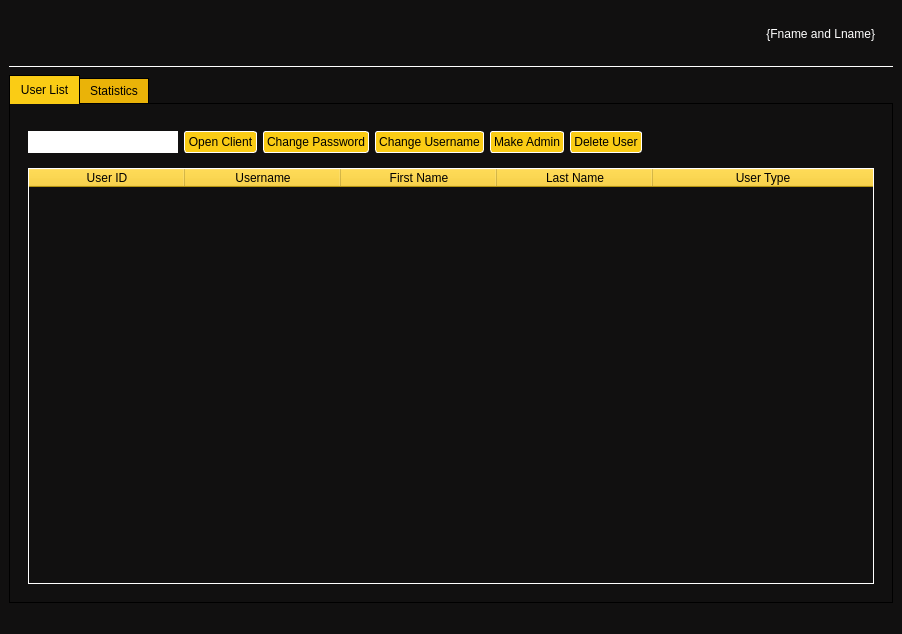
<?xml version="1.0" encoding="UTF-8"?>
<ui version="4.0">
 <class>AdminPanel</class>
 <widget class="QMainWindow" name="AdminPanel">
  <property name="geometry">
   <rect>
    <x>0</x>
    <y>0</y>
    <width>842</width>
    <height>634</height>
   </rect>
  </property>
  <property name="windowTitle">
   <string>Admin Panel - PowerWatch</string>
  </property>
  <property name="windowIcon">
   <iconset resource="../images/ui.qrc">
    <normaloff>:/svg/powerwatch_logo.svg</normaloff>:/svg/powerwatch_logo.svg</iconset>
  </property>
  <property name="styleSheet">
   <string notr="true">* {
background-color: #111010;
color: white;
}</string>
  </property>
  <widget class="QWidget" name="centralwidget">
   <property name="styleSheet">
    <string notr="true">QTabBar {
color: black;
}
QTabBar::tab {
background-color:#eab308;
}
QTabBar::tab:selected {
background-color: #facc15;
}
QTabBar::tab:hover:!selected {
background-color: #eab308;
}
QTabWidget::pane {
    border: 1px solid black;
}

QTabWidget::tab-bar:top {
    top: 1px;
}

QTabWidget::tab-bar:bottom {
    bottom: 1px;
}

QTabWidget::tab-bar:left {
    right: 1px;
}

QTabWidget::tab-bar:right {
    left: 1px;
}

QTabBar::tab {
    border: 1px solid black;
}

QTabBar::tab:top:!selected {
    margin-top: 3px;
}

QTabBar::tab:bottom:!selected {
    margin-bottom: 3px;
}

QTabBar::tab:top, QTabBar::tab:bottom {
    min-width: 8ex;
    margin-right: -1px;
    padding: 5px 10px 5px 10px;
}

QTabBar::tab:top:selected {
    border-bottom-color: none;
}

QTabBar::tab:bottom:selected {
    border-top-color: none;
}

QTabBar::tab:top:last, QTabBar::tab:bottom:last,
QTabBar::tab:top:only-one, QTabBar::tab:bottom:only-one {
    margin-right: 0;
}

QTabBar::tab:left:!selected {
    margin-right: 3px;
}

QTabBar::tab:right:!selected {
    margin-left: 3px;
}

QTabBar::tab:left, QTabBar::tab:right {
    min-height: 8ex;
    margin-bottom: -1px;
    padding: 10px 5px 10px 5px;
}

QTabBar::tab:left:selected {
    border-left-color: none;
}

QTabBar::tab:right:selected {
    border-right-color: none;
}

QTabBar::tab:left:last, QTabBar::tab:right:last,
QTabBar::tab:left:only-one, QTabBar::tab:right:only-one {
    margin-bottom: 0;
}

QPushButton { 
padding: 3px;
border-color: white;
border: 1px solid white;
color: black;
background-color: white;

}

QPushButton:enabled {
  background-color: #facc15; /* Yellow shade */
  color: black; /* Text color */
border-radius: 3px;
}

QPushButton:pressed {
	background-color: #facc15;
		color: #000000;
}


QPushButton:hover:!pressed {
		background-color: #eab308;
}

QPushButton:disabled {
		background-color: grey;
}

QComboBox {
    border: 1px solid gray;
    border-radius: 3px;
    padding: 1px 18px 1px 3px;
    min-width: 6em;
}
QComboBox QAbstractItemView {
    border: 2px solid darkgray;
	background-color: black;
    selection-background-color: grey;
	color: white;
}
QDateEdit {
	background-color: black;
	color: white;
    border: 1px solid gray;
    border-radius: 3px;
}
QDateEdit::up-button, QDateEdit::down-button {
subcontrol-origin: padding;
}
QDateEdit::up-button {
subcontrol-position: top right;
}
QDateEdit::down-button {
subcontrol-position: bottom right;
}
QDoubleSpinBox {
	background-color: black;
	color: white;
    border: 1px solid gray;
    border-radius: 3px;
}
QDoubleSpinBox::up-button, QDoubleSpinBox::down-button {
	subcontrol-origin: padding;
}
QDoubleSpinBox::up-button {
	subcontrol-position: top right;
}
QDoubleSpinBox::down-button {
	subcontrol-position: bottom right;
}

QHeaderView::section
{
	background-color:#facc15;
	color: black;
	border-color: white;
}

QTableWidget {
	border: 1px solid white;
	color:white;
}

QTableView::item {
border: 1px solid white;
}

QTableView::item::selected {
	border-top: 1px solid #facc15;
	border-bottom: 1px solid #facc15;
}
QScrollBar {
background-color: #facc15;
}
QLineEdit {
padding: 3px;
color: black;
background-color: white;
}</string>
   </property>
   <layout class="QVBoxLayout" name="verticalLayout">
    <item>
     <widget class="QFrame" name="frameHeader">
      <property name="sizePolicy">
       <sizepolicy hsizetype="Preferred" vsizetype="Maximum">
        <horstretch>0</horstretch>
        <verstretch>0</verstretch>
       </sizepolicy>
      </property>
      <property name="frameShadow">
       <enum>QFrame::Raised</enum>
      </property>
      <layout class="QFormLayout" name="formLayout">
       <property name="formAlignment">
        <set>Qt::AlignLeading|Qt::AlignLeft|Qt::AlignVCenter</set>
       </property>
       <item row="0" column="0">
        <widget class="QWidget" name="widgetHeader" native="true">
         <layout class="QHBoxLayout" name="horizontalLayout_2">
          <item>
           <widget class="QLabel" name="labelLogo">
            <property name="maximumSize">
             <size>
              <width>50</width>
              <height>50</height>
             </size>
            </property>
            <property name="text">
             <string/>
            </property>
            <property name="pixmap">
             <pixmap resource="../images/ui.qrc">:/svg/powerwatch_logo.svg</pixmap>
            </property>
            <property name="scaledContents">
             <bool>true</bool>
            </property>
            <property name="alignment">
             <set>Qt::AlignCenter</set>
            </property>
           </widget>
          </item>
         </layout>
        </widget>
       </item>
       <item row="0" column="1">
        <widget class="QFrame" name="frameHeader_Name">
         <property name="frameShadow">
          <enum>QFrame::Raised</enum>
         </property>
         <layout class="QHBoxLayout" name="horizontalLayout">
          <item>
           <widget class="QLabel" name="labelHeader_FNameandLnameDynamic">
            <property name="text">
             <string>{Fname and Lname}</string>
            </property>
            <property name="alignment">
             <set>Qt::AlignRight|Qt::AlignTrailing|Qt::AlignVCenter</set>
            </property>
           </widget>
          </item>
         </layout>
        </widget>
       </item>
      </layout>
     </widget>
    </item>
    <item>
     <widget class="Line" name="line">
      <property name="frameShadow">
       <enum>QFrame::Plain</enum>
      </property>
      <property name="orientation">
       <enum>Qt::Horizontal</enum>
      </property>
     </widget>
    </item>
    <item>
     <widget class="QTabWidget" name="tabWidget">
      <property name="currentIndex">
       <number>0</number>
      </property>
      <widget class="QWidget" name="tabUserList">
       <attribute name="title">
        <string>User List</string>
       </attribute>
       <layout class="QGridLayout" name="gridLayout">
        <item row="0" column="0">
         <widget class="QFrame" name="frameUserList">
          <property name="frameShadow">
           <enum>QFrame::Raised</enum>
          </property>
          <layout class="QVBoxLayout" name="verticalLayout_3">
           <item alignment="Qt::AlignLeft">
            <widget class="QFrame" name="frameHorizontalUserList">
             <property name="frameShadow">
              <enum>QFrame::Raised</enum>
             </property>
             <layout class="QHBoxLayout" name="horizontalLayout_3">
              <property name="leftMargin">
               <number>0</number>
              </property>
              <item>
               <widget class="QLineEdit" name="inputUserList_Username">
                <property name="minimumSize">
                 <size>
                  <width>150</width>
                  <height>0</height>
                 </size>
                </property>
                <property name="frame">
                 <bool>false</bool>
                </property>
               </widget>
              </item>
              <item>
               <widget class="QPushButton" name="btnUserList_OpenClient">
                <property name="text">
                 <string>Open Client</string>
                </property>
               </widget>
              </item>
              <item>
               <widget class="QPushButton" name="btnUserLIst_ChangePassword">
                <property name="text">
                 <string>Change Password</string>
                </property>
               </widget>
              </item>
              <item>
               <widget class="QPushButton" name="btnUserList_ChangeUsername">
                <property name="text">
                 <string>Change Username</string>
                </property>
               </widget>
              </item>
              <item>
               <widget class="QPushButton" name="btnUserList_MakeAdmin">
                <property name="text">
                 <string>Make Admin</string>
                </property>
               </widget>
              </item>
              <item>
               <widget class="QPushButton" name="btnUserList_DeleteUser">
                <property name="text">
                 <string>Delete User</string>
                </property>
               </widget>
              </item>
             </layout>
            </widget>
           </item>
           <item alignment="Qt::AlignHCenter">
            <widget class="QTableWidget" name="tableUserList">
             <property name="sizePolicy">
              <sizepolicy hsizetype="Minimum" vsizetype="Expanding">
               <horstretch>0</horstretch>
               <verstretch>0</verstretch>
              </sizepolicy>
             </property>
             <property name="styleSheet">
              <string notr="true"/>
             </property>
             <property name="frameShadow">
              <enum>QFrame::Plain</enum>
             </property>
             <property name="lineWidth">
              <number>5</number>
             </property>
             <property name="sizeAdjustPolicy">
              <enum>QAbstractScrollArea::AdjustToContents</enum>
             </property>
             <property name="editTriggers">
              <set>QAbstractItemView::NoEditTriggers</set>
             </property>
             <property name="selectionBehavior">
              <enum>QAbstractItemView::SelectRows</enum>
             </property>
             <property name="verticalScrollMode">
              <enum>QAbstractItemView::ScrollPerPixel</enum>
             </property>
             <property name="horizontalScrollMode">
              <enum>QAbstractItemView::ScrollPerPixel</enum>
             </property>
             <property name="sortingEnabled">
              <bool>false</bool>
             </property>
             <attribute name="horizontalHeaderDefaultSectionSize">
              <number>156</number>
             </attribute>
             <attribute name="horizontalHeaderHighlightSections">
              <bool>false</bool>
             </attribute>
             <attribute name="horizontalHeaderStretchLastSection">
              <bool>true</bool>
             </attribute>
             <attribute name="verticalHeaderVisible">
              <bool>false</bool>
             </attribute>
             <column>
              <property name="text">
               <string>User ID</string>
              </property>
             </column>
             <column>
              <property name="text">
               <string>Username</string>
              </property>
             </column>
             <column>
              <property name="text">
               <string>First Name</string>
              </property>
             </column>
             <column>
              <property name="text">
               <string>Last Name</string>
              </property>
             </column>
             <column>
              <property name="text">
               <string>User Type</string>
              </property>
             </column>
            </widget>
           </item>
          </layout>
         </widget>
        </item>
       </layout>
      </widget>
      <widget class="QWidget" name="tabStatistics">
       <attribute name="title">
        <string>Statistics</string>
       </attribute>
       <layout class="QVBoxLayout" name="verticalLayout_2">
        <item>
         <widget class="QFrame" name="frameMonthlyEnergyConsumptionStatistics">
          <property name="frameShadow">
           <enum>QFrame::Raised</enum>
          </property>
          <layout class="QVBoxLayout" name="verticalLayout_19">
           <item>
            <widget class="QLabel" name="labelMonthlyEnergyConsumptionStatistics">
             <property name="font">
              <font>
               <weight>75</weight>
               <bold>true</bold>
              </font>
             </property>
             <property name="text">
              <string>Monthly Energy Consumption Statistics</string>
             </property>
             <property name="alignment">
              <set>Qt::AlignCenter</set>
             </property>
            </widget>
           </item>
           <item>
            <widget class="QFrame" name="frameHorizontalMonthlyEnergyConsumptionStatistics">
             <property name="frameShadow">
              <enum>QFrame::Raised</enum>
             </property>
             <layout class="QHBoxLayout" name="horizontalLayout_8">
              <property name="bottomMargin">
               <number>0</number>
              </property>
              <item alignment="Qt::AlignHCenter">
               <widget class="QFrame" name="formMonthlyEnergyConsumptionStatistics">
                <property name="frameShadow">
                 <enum>QFrame::Raised</enum>
                </property>
                <layout class="QFormLayout" name="formLayout_13">
                 <property name="labelAlignment">
                  <set>Qt::AlignRight|Qt::AlignTrailing|Qt::AlignVCenter</set>
                 </property>
                 <item row="0" column="0">
                  <widget class="QLabel" name="labelMonthlyEnergyConsumptionStatistics_MeterType">
                   <property name="text">
                    <string>Meter Type</string>
                   </property>
                  </widget>
                 </item>
                 <item row="0" column="1">
                  <widget class="QComboBox" name="comboMonthlyEnergyConsumptionStatistics_MeterType">
                   <property name="palette">
                    <palette>
                     <active>
                      <colorrole role="WindowText">
                       <brush brushstyle="SolidPattern">
                        <color alpha="255">
                         <red>255</red>
                         <green>255</green>
                         <blue>255</blue>
                        </color>
                       </brush>
                      </colorrole>
                      <colorrole role="Button">
                       <brush brushstyle="SolidPattern">
                        <color alpha="255">
                         <red>17</red>
                         <green>16</green>
                         <blue>16</blue>
                        </color>
                       </brush>
                      </colorrole>
                      <colorrole role="Text">
                       <brush brushstyle="SolidPattern">
                        <color alpha="255">
                         <red>255</red>
                         <green>255</green>
                         <blue>255</blue>
                        </color>
                       </brush>
                      </colorrole>
                      <colorrole role="ButtonText">
                       <brush brushstyle="SolidPattern">
                        <color alpha="255">
                         <red>255</red>
                         <green>255</green>
                         <blue>255</blue>
                        </color>
                       </brush>
                      </colorrole>
                      <colorrole role="Base">
                       <brush brushstyle="SolidPattern">
                        <color alpha="255">
                         <red>17</red>
                         <green>16</green>
                         <blue>16</blue>
                        </color>
                       </brush>
                      </colorrole>
                      <colorrole role="Window">
                       <brush brushstyle="SolidPattern">
                        <color alpha="255">
                         <red>17</red>
                         <green>16</green>
                         <blue>16</blue>
                        </color>
                       </brush>
                      </colorrole>
                      <colorrole role="Highlight">
                       <brush brushstyle="SolidPattern">
                        <color alpha="255">
                         <red>250</red>
                         <green>204</green>
                         <blue>21</blue>
                        </color>
                       </brush>
                      </colorrole>
                     </active>
                     <inactive>
                      <colorrole role="WindowText">
                       <brush brushstyle="SolidPattern">
                        <color alpha="255">
                         <red>255</red>
                         <green>255</green>
                         <blue>255</blue>
                        </color>
                       </brush>
                      </colorrole>
                      <colorrole role="Button">
                       <brush brushstyle="SolidPattern">
                        <color alpha="255">
                         <red>17</red>
                         <green>16</green>
                         <blue>16</blue>
                        </color>
                       </brush>
                      </colorrole>
                      <colorrole role="Text">
                       <brush brushstyle="SolidPattern">
                        <color alpha="255">
                         <red>255</red>
                         <green>255</green>
                         <blue>255</blue>
                        </color>
                       </brush>
                      </colorrole>
                      <colorrole role="ButtonText">
                       <brush brushstyle="SolidPattern">
                        <color alpha="255">
                         <red>255</red>
                         <green>255</green>
                         <blue>255</blue>
                        </color>
                       </brush>
                      </colorrole>
                      <colorrole role="Base">
                       <brush brushstyle="SolidPattern">
                        <color alpha="255">
                         <red>17</red>
                         <green>16</green>
                         <blue>16</blue>
                        </color>
                       </brush>
                      </colorrole>
                      <colorrole role="Window">
                       <brush brushstyle="SolidPattern">
                        <color alpha="255">
                         <red>17</red>
                         <green>16</green>
                         <blue>16</blue>
                        </color>
                       </brush>
                      </colorrole>
                      <colorrole role="Highlight">
                       <brush brushstyle="SolidPattern">
                        <color alpha="255">
                         <red>250</red>
                         <green>204</green>
                         <blue>21</blue>
                        </color>
                       </brush>
                      </colorrole>
                     </inactive>
                     <disabled>
                      <colorrole role="WindowText">
                       <brush brushstyle="SolidPattern">
                        <color alpha="255">
                         <red>255</red>
                         <green>255</green>
                         <blue>255</blue>
                        </color>
                       </brush>
                      </colorrole>
                      <colorrole role="Button">
                       <brush brushstyle="SolidPattern">
                        <color alpha="255">
                         <red>17</red>
                         <green>16</green>
                         <blue>16</blue>
                        </color>
                       </brush>
                      </colorrole>
                      <colorrole role="Text">
                       <brush brushstyle="SolidPattern">
                        <color alpha="255">
                         <red>255</red>
                         <green>255</green>
                         <blue>255</blue>
                        </color>
                       </brush>
                      </colorrole>
                      <colorrole role="ButtonText">
                       <brush brushstyle="SolidPattern">
                        <color alpha="255">
                         <red>255</red>
                         <green>255</green>
                         <blue>255</blue>
                        </color>
                       </brush>
                      </colorrole>
                      <colorrole role="Base">
                       <brush brushstyle="SolidPattern">
                        <color alpha="255">
                         <red>17</red>
                         <green>16</green>
                         <blue>16</blue>
                        </color>
                       </brush>
                      </colorrole>
                      <colorrole role="Window">
                       <brush brushstyle="SolidPattern">
                        <color alpha="255">
                         <red>17</red>
                         <green>16</green>
                         <blue>16</blue>
                        </color>
                       </brush>
                      </colorrole>
                      <colorrole role="Highlight">
                       <brush brushstyle="SolidPattern">
                        <color alpha="255">
                         <red>0</red>
                         <green>120</green>
                         <blue>215</blue>
                        </color>
                       </brush>
                      </colorrole>
                     </disabled>
                    </palette>
                   </property>
                   <property name="autoFillBackground">
                    <bool>false</bool>
                   </property>
                   <property name="frame">
                    <bool>false</bool>
                   </property>
                  </widget>
                 </item>
                 <item row="1" column="0">
                  <widget class="QLabel" name="labelMonthlyEnergyConsumptionStatistics_Month">
                   <property name="text">
                    <string>Month</string>
                   </property>
                  </widget>
                 </item>
                 <item row="1" column="1">
                  <widget class="QComboBox" name="comboMonthlyEnergyConsumptionStatistics_Month"/>
                 </item>
                 <item row="2" column="0">
                  <widget class="QLabel" name="labelMonthlyEnergyConsumptionStatistics_GraphType">
                   <property name="text">
                    <string>Graph Type</string>
                   </property>
                  </widget>
                 </item>
                 <item row="2" column="1">
                  <widget class="QComboBox" name="comboMonthlyEnergyConsumptionStatistics_GraphType">
                   <item>
                    <property name="text">
                     <string>Bar Graph</string>
                    </property>
                   </item>
                   <item>
                    <property name="text">
                     <string>Pie Chart</string>
                    </property>
                   </item>
                  </widget>
                 </item>
                </layout>
               </widget>
              </item>
              <item>
               <widget class="QGraphicsView" name="graphicsMonthlyEnergyConsumptionStatistics">
                <property name="verticalScrollBarPolicy">
                 <enum>Qt::ScrollBarAlwaysOff</enum>
                </property>
                <property name="horizontalScrollBarPolicy">
                 <enum>Qt::ScrollBarAlwaysOff</enum>
                </property>
               </widget>
              </item>
             </layout>
            </widget>
           </item>
          </layout>
         </widget>
        </item>
        <item>
         <widget class="QFrame" name="frameTotalEnergyConsumptionStatistics">
          <property name="frameShadow">
           <enum>QFrame::Raised</enum>
          </property>
          <layout class="QVBoxLayout" name="verticalLayout_20">
           <item>
            <widget class="QLabel" name="labelTotalEnergyConsumptionStatistics">
             <property name="font">
              <font>
               <weight>75</weight>
               <bold>true</bold>
              </font>
             </property>
             <property name="text">
              <string>Total Energy Consumption Statistics</string>
             </property>
             <property name="alignment">
              <set>Qt::AlignCenter</set>
             </property>
            </widget>
           </item>
           <item>
            <widget class="QFrame" name="frameHorizontalTotalEnergyConsumptionStatistics">
             <property name="frameShadow">
              <enum>QFrame::Raised</enum>
             </property>
             <layout class="QHBoxLayout" name="horizontalLayout_9">
              <property name="bottomMargin">
               <number>0</number>
              </property>
              <item alignment="Qt::AlignHCenter">
               <widget class="QFrame" name="formTotalEnergyConsumptionStatistics">
                <property name="frameShadow">
                 <enum>QFrame::Raised</enum>
                </property>
                <layout class="QFormLayout" name="formLayout_14">
                 <property name="labelAlignment">
                  <set>Qt::AlignRight|Qt::AlignTrailing|Qt::AlignVCenter</set>
                 </property>
                 <item row="0" column="0">
                  <widget class="QLabel" name="labelTotalEnergyConsumptionStatistics_MeterType">
                   <property name="text">
                    <string>Meter Type</string>
                   </property>
                  </widget>
                 </item>
                 <item row="0" column="1">
                  <widget class="QComboBox" name="comboTotalEnergyConsumptionStatistics_MeterType">
                   <property name="palette">
                    <palette>
                     <active>
                      <colorrole role="WindowText">
                       <brush brushstyle="SolidPattern">
                        <color alpha="255">
                         <red>255</red>
                         <green>255</green>
                         <blue>255</blue>
                        </color>
                       </brush>
                      </colorrole>
                      <colorrole role="Button">
                       <brush brushstyle="SolidPattern">
                        <color alpha="255">
                         <red>17</red>
                         <green>16</green>
                         <blue>16</blue>
                        </color>
                       </brush>
                      </colorrole>
                      <colorrole role="Text">
                       <brush brushstyle="SolidPattern">
                        <color alpha="255">
                         <red>255</red>
                         <green>255</green>
                         <blue>255</blue>
                        </color>
                       </brush>
                      </colorrole>
                      <colorrole role="ButtonText">
                       <brush brushstyle="SolidPattern">
                        <color alpha="255">
                         <red>255</red>
                         <green>255</green>
                         <blue>255</blue>
                        </color>
                       </brush>
                      </colorrole>
                      <colorrole role="Base">
                       <brush brushstyle="SolidPattern">
                        <color alpha="255">
                         <red>17</red>
                         <green>16</green>
                         <blue>16</blue>
                        </color>
                       </brush>
                      </colorrole>
                      <colorrole role="Window">
                       <brush brushstyle="SolidPattern">
                        <color alpha="255">
                         <red>17</red>
                         <green>16</green>
                         <blue>16</blue>
                        </color>
                       </brush>
                      </colorrole>
                      <colorrole role="Highlight">
                       <brush brushstyle="SolidPattern">
                        <color alpha="255">
                         <red>250</red>
                         <green>204</green>
                         <blue>21</blue>
                        </color>
                       </brush>
                      </colorrole>
                     </active>
                     <inactive>
                      <colorrole role="WindowText">
                       <brush brushstyle="SolidPattern">
                        <color alpha="255">
                         <red>255</red>
                         <green>255</green>
                         <blue>255</blue>
                        </color>
                       </brush>
                      </colorrole>
                      <colorrole role="Button">
                       <brush brushstyle="SolidPattern">
                        <color alpha="255">
                         <red>17</red>
                         <green>16</green>
                         <blue>16</blue>
                        </color>
                       </brush>
                      </colorrole>
                      <colorrole role="Text">
                       <brush brushstyle="SolidPattern">
                        <color alpha="255">
                         <red>255</red>
                         <green>255</green>
                         <blue>255</blue>
                        </color>
                       </brush>
                      </colorrole>
                      <colorrole role="ButtonText">
                       <brush brushstyle="SolidPattern">
                        <color alpha="255">
                         <red>255</red>
                         <green>255</green>
                         <blue>255</blue>
                        </color>
                       </brush>
                      </colorrole>
                      <colorrole role="Base">
                       <brush brushstyle="SolidPattern">
                        <color alpha="255">
                         <red>17</red>
                         <green>16</green>
                         <blue>16</blue>
                        </color>
                       </brush>
                      </colorrole>
                      <colorrole role="Window">
                       <brush brushstyle="SolidPattern">
                        <color alpha="255">
                         <red>17</red>
                         <green>16</green>
                         <blue>16</blue>
                        </color>
                       </brush>
                      </colorrole>
                      <colorrole role="Highlight">
                       <brush brushstyle="SolidPattern">
                        <color alpha="255">
                         <red>250</red>
                         <green>204</green>
                         <blue>21</blue>
                        </color>
                       </brush>
                      </colorrole>
                     </inactive>
                     <disabled>
                      <colorrole role="WindowText">
                       <brush brushstyle="SolidPattern">
                        <color alpha="255">
                         <red>255</red>
                         <green>255</green>
                         <blue>255</blue>
                        </color>
                       </brush>
                      </colorrole>
                      <colorrole role="Button">
                       <brush brushstyle="SolidPattern">
                        <color alpha="255">
                         <red>17</red>
                         <green>16</green>
                         <blue>16</blue>
                        </color>
                       </brush>
                      </colorrole>
                      <colorrole role="Text">
                       <brush brushstyle="SolidPattern">
                        <color alpha="255">
                         <red>255</red>
                         <green>255</green>
                         <blue>255</blue>
                        </color>
                       </brush>
                      </colorrole>
                      <colorrole role="ButtonText">
                       <brush brushstyle="SolidPattern">
                        <color alpha="255">
                         <red>255</red>
                         <green>255</green>
                         <blue>255</blue>
                        </color>
                       </brush>
                      </colorrole>
                      <colorrole role="Base">
                       <brush brushstyle="SolidPattern">
                        <color alpha="255">
                         <red>17</red>
                         <green>16</green>
                         <blue>16</blue>
                        </color>
                       </brush>
                      </colorrole>
                      <colorrole role="Window">
                       <brush brushstyle="SolidPattern">
                        <color alpha="255">
                         <red>17</red>
                         <green>16</green>
                         <blue>16</blue>
                        </color>
                       </brush>
                      </colorrole>
                      <colorrole role="Highlight">
                       <brush brushstyle="SolidPattern">
                        <color alpha="255">
                         <red>0</red>
                         <green>120</green>
                         <blue>215</blue>
                        </color>
                       </brush>
                      </colorrole>
                     </disabled>
                    </palette>
                   </property>
                   <property name="autoFillBackground">
                    <bool>false</bool>
                   </property>
                   <property name="frame">
                    <bool>false</bool>
                   </property>
                  </widget>
                 </item>
                 <item row="1" column="0">
                  <widget class="QLabel" name="labelTotalEnergyConsumptionStatistics_GraphType">
                   <property name="text">
                    <string>Graph Type</string>
                   </property>
                  </widget>
                 </item>
                 <item row="1" column="1">
                  <widget class="QComboBox" name="comboTotalEnergyConsumptionStatistics_GraphType">
                   <item>
                    <property name="text">
                     <string>Bar Graph</string>
                    </property>
                   </item>
                   <item>
                    <property name="text">
                     <string>Pie Chart</string>
                    </property>
                   </item>
                  </widget>
                 </item>
                </layout>
               </widget>
              </item>
              <item>
               <widget class="QGraphicsView" name="graphicsTotalEnergyConsumptionStatistics">
                <property name="verticalScrollBarPolicy">
                 <enum>Qt::ScrollBarAlwaysOff</enum>
                </property>
                <property name="horizontalScrollBarPolicy">
                 <enum>Qt::ScrollBarAlwaysOff</enum>
                </property>
               </widget>
              </item>
             </layout>
            </widget>
           </item>
          </layout>
         </widget>
        </item>
       </layout>
      </widget>
     </widget>
    </item>
   </layout>
  </widget>
  <widget class="QMenuBar" name="menubar">
   <property name="geometry">
    <rect>
     <x>0</x>
     <y>0</y>
     <width>842</width>
     <height>21</height>
    </rect>
   </property>
  </widget>
  <widget class="QStatusBar" name="statusbar"/>
 </widget>
 <resources>
  <include location="../images/ui.qrc"/>
  <include location="ui.qrc"/>
 </resources>
 <connections/>
</ui>
